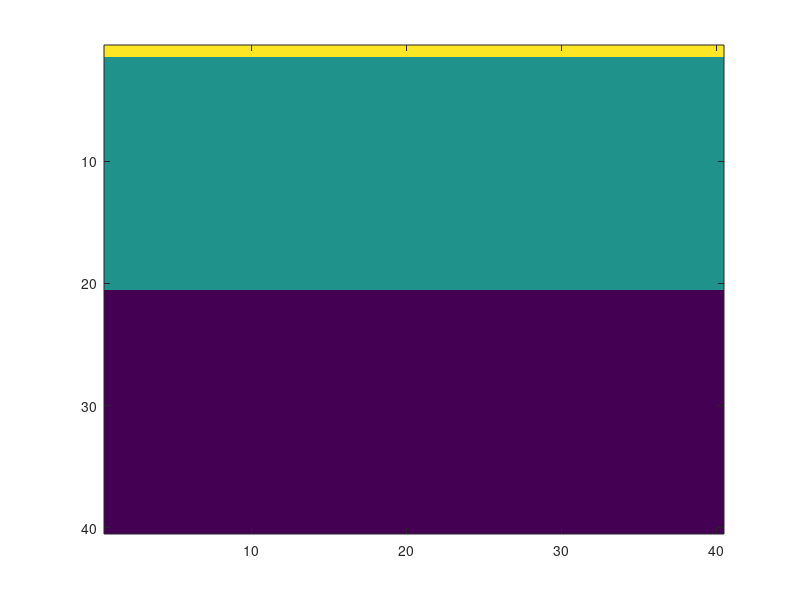

Write the MATLAB code that produced this figure. (Note: this script raises an error after producing the figure.)
clear; clc; close all;
totalTimeLength = 1000;  
simTimeSteps = 1000;
% https://www.researchgate.net/publication/304719050_An_Investigation_into_the_Thermal_Properties_of_Termite_Mound_Clay_Applicable_to_Grain_Silo_Construction#pf3
airSH = 1003.5;% Specific Heat of Air - J/kg/C
tmcSH = 2576.9;% Specific Heat of TMC (Termite Mound Clay) - J/kg/C 
tmcTC = 0.21;% Thermal conductivity of TMC - W/mK
airTC = 0.025;% Thermal conductivity of Air - W/mK
airDensity = 1.225;% Density of Air - kg/m3
tmcDensity = 1833;% Density of TMC - kg/m3
airResist = 1/(airSH * airDensity);% Air Material Resistance
tmcResist = 1/(tmcSH * tmcDensity);% TMC Material Resistance
airCon = airTC * (totalTimeLength/simTimeSteps); % Air Adjusted Conductivity
tmcCon = tmcTC * (totalTimeLength/simTimeSteps); % TMC Adjusted Conductivity
h = 5;
b = 100;
simX = 40;
simY = 40;
temp = zeros(simY, simX);
temp1 = zeros(simY, simX);
heatSource = 38;
coldSource = 14;
map = ones(simY, simX);
simXhalf = int64(simX/2)
simYhalf = int64(simY/2)
map(1:simXhalf, :) = 0;
map(simYhalf:simY, :) = 1;
temp(2:simYhalf, :) = (heatSource + coldSource)/2;
temp(simYhalf+1:simY, :) = coldSource;
temp(1, :) = heatSource;
temp(simY, :) = coldSource;
dt = totalTimeLength/simTimeSteps;
dx = 0.01;

f1 = figure('Position',[1000, 100, 500, 500]);
temp1 = temp;
imagesc(temp1, [14 38]);
drawnow;

dTemp = 0;
q_right = 0;
q_down = 0;
q_up = zeros(simX, 1);
% Start Calcuations
for t = 1:simTimeSteps
    %calculate heat for first row
    for x = 1:simX
        q_up(x) = conduct(airTC, temp(1, x), temp(2, x), dt, dx);
    end
    %calculate heat for all other rows
    for y = 2:simY - 1
        q_left = 0;
        q_up = -1*q_up;
        for x = 1:simX-1
           if map(y, x) == 0
               k = airTC;
               c = airSH;
               p = airDensity;
           else
               k = tmcTC;
               c = tmcSH;
               p = tmcDensity;
           end
           q0 = q_up(x) + q_left;
           [dTemp, q_right, q_down] = heat(q0, dt, dx, temp(y, x), temp(y, x+1), temp(y+1, x), k, p, c, map(y, x), map(y, x+1), map(y+1, x));
           q_left = -q_right;
           q_up(x) = q_down;
           temp1(y, x) = temp(y, x) + dTemp;
        end
        if (map(y, simX) == map(y+1, simX))
            q_down = conduct(k, temp(y, simX), temp(y+1, simX), dt, dx);
        else
            q_down = convect(k, temp(y, simX), temp(y+1, simX), dt, dx);
        end
        q_total = q_left + q_down + q_up(simX);
        q_up(simX) = q_down;
        m = dx^3*p;
        dTemp = q2T(q_total, m, c);
        temp1(y, simX) = temp(y, simX) + dTemp;
    end  
    temp = temp1;
    imagesc(temp1, [14 38]);
    drawnow;
end

function [dT, q_right, q_down] = heat(q0, dt, dx, T1, T2, T3, k, p, c, m_self, m_right, m_down)
    %calculate right cell
    if (m_self == m_right)
        q_right = conduct(k, T1, T2, dt, dx);
    else
        q_right = convect(k, T1, T2, dt, dx);
    end
    %calculate bottom cell
    if (m_self == m_down)
        q_down = conduct(k, T1, T3, dt, dx);
    else
        q_down = convect(k, T1, T3, dt, dx);
    end
    q_total = q_down + q_right + q0;
    m = dx^3*p;
    dT = q2T(q_total, m, c);
end

function dTemp = q2T(q, m, c)
    dTemp = -q/(m*c);
end

function q = conduct(k, T1, T2, dt, dx)
    q = k*dx*(T1-T2)*dt;
end
    
function q = convect(k, T1, T2, dt, dx)
    q = k*dx^2*(T1-T2)*dt;
end